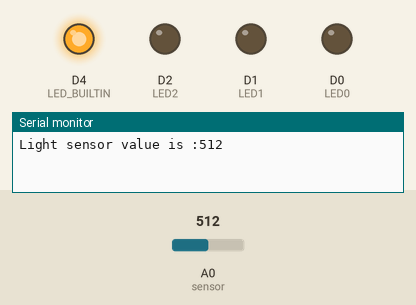
This sketch was run on a simulated ESP8266 (NodeMCU). Parts: output pins drawn as LEDs (lit = HIGH, except the on-board LED, lit = LOW), the last lines printed to the serial monitor. The test bench sets the inputs (shaded band); at power-on: A0 (sensor) = 512.

Above: at 0.1 s.
At 0.6 s:
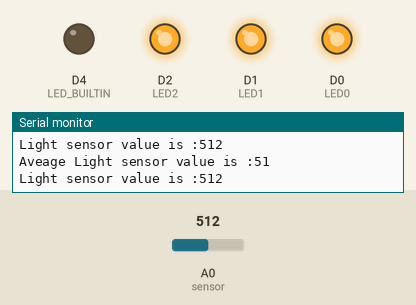
At 1.1 s:
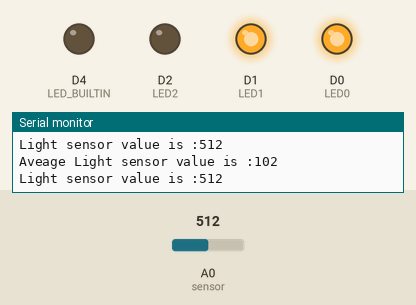
At 1.6 s:
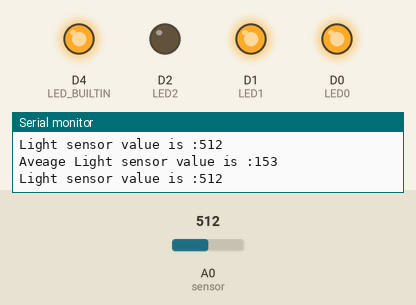
At 2.1 s:
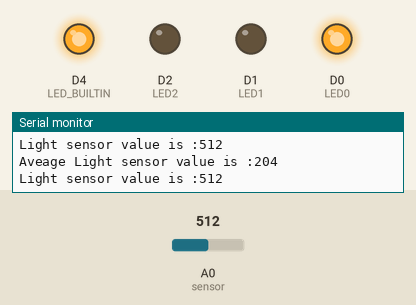
Timing chart, 0 to 3.6 s (numbered marks = the images above):
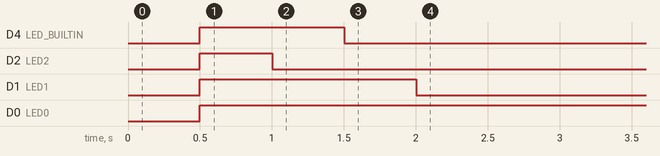

Measured:
- by itself, D4 (LED_BUILTIN): LOW → HIGH at 0.50 s, → LOW 1.0 s later
- by itself, D2 (LED2): LOW → HIGH at 0.50 s, → LOW 0.50 s later
- by itself, D1 (LED1): LOW → HIGH at 0.50 s, → LOW 1.5 s later
- by itself, D0 (LED0): LOW → HIGH at 0.50 s

The sketch:

hw1_Part2.ino
```cpp
#define sensor A0
#define LED0 D0
#define LED1 D1
#define LED2 D2
#define MAX_QUEUE_SIZE 10

int val, front=0;
int sp_queue_array[MAX_QUEUE_SIZE];
void setup() {
  // put your setup code here, to run once:
   Serial.begin(9600);
   pinMode(LED_BUILTIN,OUTPUT);
   pinMode(LED0,OUTPUT);
   pinMode(LED1,OUTPUT);
   pinMode(LED2,OUTPUT);
}

void loop() {
  // put your main code here, to run repeatedly:
  int sum=0;
  int average;
  val=analogRead(sensor);
  Serial.print("Light sensor value is :");
  Serial.print(val);
  Serial.print("\n");
  delay(500);

  sp_queue_array[front]=val;
  front = (front+1)%MAX_QUEUE_SIZE;
  for(int i=0;i<MAX_QUEUE_SIZE;i++){
    sum = sum+sp_queue_array[i];
  }
  average = sum/MAX_QUEUE_SIZE;

  if(average>150){
    digitalWrite(LED_BUILTIN, LOW);
  }
  else{
   digitalWrite(LED_BUILTIN, HIGH);
  }
  if(average<100){
    digitalWrite(LED0, HIGH);
    digitalWrite(LED1, HIGH);
    digitalWrite(LED2, HIGH);
  }
  else if(average<200){
    digitalWrite(LED0, HIGH);
    digitalWrite(LED1, HIGH);
    digitalWrite(LED2, LOW);
  }
  else{
    digitalWrite(LED0, HIGH);
    digitalWrite(LED1, LOW);
    digitalWrite(LED2, LOW);
  }
  Serial.print("Aveage Light sensor value is :");
  Serial.print(average);
  Serial.print("\n");
 }
```
